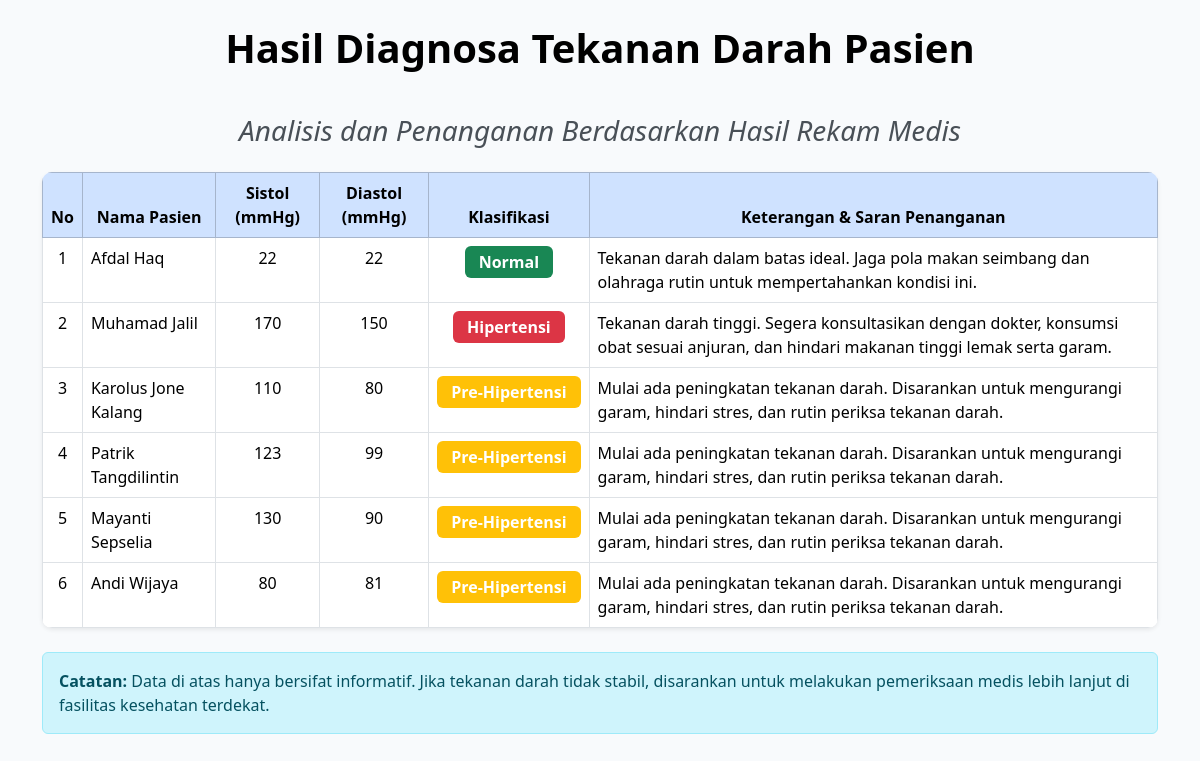
/diagnosa.php (signed in), run on the app's committed database.
### tables this page shows
CREATE TABLE `212341_rekam_medis` (
  `212341_rekam_id` int NOT NULL,
  `212341_pasien_id` int NOT NULL,
  `212341_tekanan_sistol` int NOT NULL,
  `212341_tekanan_diastol` int NOT NULL,
  `212341_tanggal_input` date NOT NULL
);

CREATE TABLE `212341_pasien` (
  `212341_pasien_id` int NOT NULL,
  `212341_nama` varchar(100) NOT NULL,
  `212341_umur` int NOT NULL,
  `212341_alamat` varchar(255) DEFAULT NULL,
  `212341_jk` enum('Laki-laki','Perempuan') NOT NULL,
  `212341_berat_badan` decimal(5,2) DEFAULT NULL,
  `212341_riwayat_tekanan` text,
  `212341_pola_makan` text,
  `212341_riwayat_keluarga` enum('Ya','Tidak') DEFAULT 'Tidak',
  `212341_keluhan` text,
  `212341_created_at` timestamp NULL DEFAULT CURRENT_TIMESTAMP
);

### diagnosa.php (the view, shortened to what this page needs)
<?php
include "config.php";
$rekam = $conn->query("
    SELECT r.*, p.212341_nama
    FROM 212341_rekam_medis r
    JOIN 212341_pasien p ON r.212341_pasien_id = p.212341_pasien_id
    ORDER BY r.212341_rekam_id DESC
");
function klasifikasi($sistol, $diastol)
{
    if ($sistol < 120 && $diastol < 80) {
        return [
            "kategori" => "Normal",
            "deskripsi" => "Tekanan darah dalam batas ideal. Jaga pola makan seimbang dan olahraga rutin untuk mempertahankan kondisi ini."
        ];
    } elseif (($sistol >= 120 && $sistol <= 139) || ($diastol >= 80 && $diastol <= 89)) {
        return [
            "kategori" => "Pre-Hipertensi",
            "deskripsi" => "Mulai ada peningkatan tekanan darah. Disarankan untuk mengurangi garam, hindari stres, dan rutin periksa tekanan darah."
        ];
    } else {
        return [
            "kategori" => "Hipertensi",
            "deskripsi" => "Tekanan darah tinggi. Segera konsultasikan dengan dokter, konsumsi obat sesuai anjuran, dan hindari makanan tinggi lemak serta garam."
        ];
    }
}
?>
<!DOCTYPE html>
<html lang="id">
<head>
    <link href="assets/css/bootstrap.min.css" rel="stylesheet">
</head>
<body class="container mt-4">
    <h1>Hasil Diagnosa Tekanan Darah Pasien</h1>
    <br>
    <h3 class="mb-4"><i>Analisis dan Penanganan Berdasarkan Hasil Rekam Medis</i></h3>
   <table class="table table-bordered shadow-sm">
    <thead class="table-primary text-center">
        <tr>
            <th>No</th>
            <th>Nama Pasien</th>
            <th>Sistol (mmHg)</th>
            <th>Diastol (mmHg)</th>
            <th>Klasifikasi</th>
            <th>Keterangan & Saran Penanganan</th>
        </tr>
    </thead>
    <tbody>
        <?php
        $no = 1;
        while ($row = $rekam->fetch_assoc()) {
            $hasil = klasifikasi($row["212341_tekanan_sistol"], $row["212341_tekanan_diastol"]);
            $kategori = $hasil["kategori"];
            $deskripsi = $hasil["deskripsi"];
            $warna = $kategori == "Normal" ? "success" : ($kategori == "Pre-Hipertensi" ? "warning" : "danger");
        ?>
        <tr>
            <td class="text-center"><?= $no++; ?></td>
            <td><?= htmlspecialchars($row["212341_nama"]) ?></td>
            <td class="text-center"><?= htmlspecialchars($row["212341_tekanan_sistol"]) ?></td>
            <td class="text-center"><?= htmlspecialchars($row["212341_tekanan_diastol"]) ?></td>
            <td class="text-center">
                <span class="badge bg-<?= $warna ?>"><?= $kategori ?></span>
            </td>
            <td><?= $deskripsi ?></td>
        </tr>
        <?php } ?>
    </tbody>
</table>
    <div class="alert alert-info mt-4">
        <strong>Catatan:</strong> Data di atas hanya bersifat informatif. Jika tekanan darah tidak stabil, disarankan untuk melakukan pemeriksaan medis lebih lanjut di fasilitas kesehatan terdekat.
    </div>
</body>
</html>

### diagnosa.php (style rules this page uses)
body { background-color: #f8fafc; }
h1 { text-align: center; margin-top: 20px; color: #000000ff; font-weight: 700; }
h3 { text-align: center; margin-top: 10px; color: #495057; }
table { background-color: white; border-radius: 10px; overflow: hidden; }
.badge { font-size: 1rem; padding: 8px 14px; }

### data on the page
212341_rekam_medis: 212341_pasien.212341_nama "Afdal Haq", 212341_tekanan_sistol "22", 212341_tekanan_diastol "22", kategori "Normal", deskripsi "Tekanan darah dalam batas ideal. Jaga pola makan seimbang dan olahraga rutin untuk mempertahankan kondisi ini."
212341_rekam_medis: 212341_pasien.212341_nama "Muhamad Jalil", 212341_tekanan_sistol "170", 212341_tekanan_diastol "150", kategori "Hipertensi", deskripsi "Tekanan darah tinggi. Segera konsultasikan dengan dokter, konsumsi obat sesuai anjuran, dan hindari makanan tinggi lemak serta garam."
212341_rekam_medis: 212341_pasien.212341_nama "Karolus Jone Kalang", 212341_tekanan_sistol "110", 212341_tekanan_diastol "80", kategori "Pre-Hipertensi", deskripsi "Mulai ada peningkatan tekanan darah. Disarankan untuk mengurangi garam, hindari stres, dan rutin periksa tekanan darah."
212341_rekam_medis: 212341_pasien.212341_nama "Patrik Tangdilintin", 212341_tekanan_sistol "123", 212341_tekanan_diastol "99", kategori "Pre-Hipertensi", deskripsi "Mulai ada peningkatan tekanan darah. Disarankan untuk mengurangi garam, hindari stres, dan rutin periksa tekanan darah."
212341_rekam_medis: 212341_pasien.212341_nama "Mayanti Sepselia", 212341_tekanan_sistol "130", 212341_tekanan_diastol "90", kategori "Pre-Hipertensi", deskripsi "Mulai ada peningkatan tekanan darah. Disarankan untuk mengurangi garam, hindari stres, dan rutin periksa tekanan darah."
212341_rekam_medis: 212341_pasien.212341_nama "Andi Wijaya", 212341_tekanan_sistol "80", 212341_tekanan_diastol "81", kategori "Pre-Hipertensi", deskripsi "Mulai ada peningkatan tekanan darah. Disarankan untuk mengurangi garam, hindari stres, dan rutin periksa tekanan darah."
